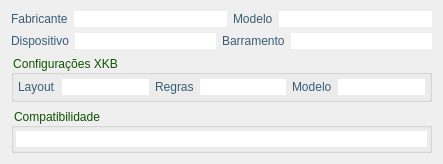
<?xml version="1.0" encoding="UTF-8"?>
<ui version="4.0">
 <class>FrameKeyboard</class>
 <widget class="QFrame" name="FrameKeyboard">
  <property name="geometry">
   <rect>
    <x>0</x>
    <y>0</y>
    <width>443</width>
    <height>164</height>
   </rect>
  </property>
  <property name="windowTitle">
   <string>GUIKeyboard</string>
  </property>
  <property name="frameShape">
   <enum>QFrame::NoFrame</enum>
  </property>
  <property name="frameShadow">
   <enum>QFrame::Plain</enum>
  </property>
  <layout class="QVBoxLayout" name="verticalLayout">
   <property name="spacing">
    <number>-1</number>
   </property>
   <item>
    <layout class="QHBoxLayout" name="horizontalLayout">
     <item>
      <widget class="QLabel" name="vendorLabel">
       <property name="styleSheet">
        <string notr="true">color: rgb(57, 93, 118);</string>
       </property>
       <property name="text">
        <string>Fabricante</string>
       </property>
      </widget>
     </item>
     <item>
      <widget class="QLineEdit" name="vendorLineEdit">
       <property name="styleSheet">
        <string notr="true">background-image: url(:/ldc_white_bckg/ldc_white_bckg.png);
color: rgb(0, 0, 0);</string>
       </property>
       <property name="frame">
        <bool>false</bool>
       </property>
       <property name="readOnly">
        <bool>true</bool>
       </property>
      </widget>
     </item>
     <item>
      <widget class="QLabel" name="modelLabel">
       <property name="styleSheet">
        <string notr="true">color: rgb(57, 93, 118);</string>
       </property>
       <property name="text">
        <string>Modelo</string>
       </property>
      </widget>
     </item>
     <item>
      <widget class="QLineEdit" name="modelLineEdit">
       <property name="styleSheet">
        <string notr="true">background-image: url(:/ldc_white_bckg/ldc_white_bckg.png);
color: rgb(0, 0, 0);</string>
       </property>
       <property name="frame">
        <bool>false</bool>
       </property>
       <property name="readOnly">
        <bool>true</bool>
       </property>
      </widget>
     </item>
    </layout>
   </item>
   <item>
    <layout class="QHBoxLayout" name="horizontalLayout_2">
     <item>
      <widget class="QLabel" name="deviceFileLabel">
       <property name="styleSheet">
        <string notr="true">color: rgb(57, 93, 118);</string>
       </property>
       <property name="text">
        <string>Dispositivo</string>
       </property>
      </widget>
     </item>
     <item>
      <widget class="QLineEdit" name="deviceFileLineEdit">
       <property name="styleSheet">
        <string notr="true">background-image: url(:/ldc_white_bckg/ldc_white_bckg.png);
color: rgb(0, 0, 0);</string>
       </property>
       <property name="frame">
        <bool>false</bool>
       </property>
       <property name="readOnly">
        <bool>true</bool>
       </property>
      </widget>
     </item>
     <item>
      <widget class="QLabel" name="busLabel">
       <property name="styleSheet">
        <string notr="true">color: rgb(57, 93, 118);</string>
       </property>
       <property name="text">
        <string>Barramento</string>
       </property>
      </widget>
     </item>
     <item>
      <widget class="QLineEdit" name="busLineEdit">
       <property name="styleSheet">
        <string notr="true">background-image: url(:/ldc_white_bckg/ldc_white_bckg.png);
color: rgb(0, 0, 0);</string>
       </property>
       <property name="frame">
        <bool>false</bool>
       </property>
       <property name="readOnly">
        <bool>true</bool>
       </property>
      </widget>
     </item>
    </layout>
   </item>
   <item>
    <widget class="QGroupBox" name="groupBox_2">
     <property name="styleSheet">
      <string notr="true">color: rgb(15, 82, 2);</string>
     </property>
     <property name="title">
      <string>Configurações XKB</string>
     </property>
     <layout class="QHBoxLayout" name="horizontalLayout_3">
      <property name="spacing">
       <number>-1</number>
      </property>
      <property name="margin">
       <number>4</number>
      </property>
      <item>
       <widget class="QLabel" name="xkbLayoutLabel">
        <property name="styleSheet">
         <string notr="true">color: rgb(57, 93, 118);</string>
        </property>
        <property name="text">
         <string>Layout</string>
        </property>
       </widget>
      </item>
      <item>
       <widget class="QLineEdit" name="xkbLayoutLineEdit">
        <property name="styleSheet">
         <string notr="true">background-image: url(:/ldc_white_bckg/ldc_white_bckg.png);
color: rgb(0, 0, 0);</string>
        </property>
        <property name="frame">
         <bool>false</bool>
        </property>
        <property name="readOnly">
         <bool>true</bool>
        </property>
       </widget>
      </item>
      <item>
       <widget class="QLabel" name="xkbRulesLabel">
        <property name="styleSheet">
         <string notr="true">color: rgb(57, 93, 118);</string>
        </property>
        <property name="text">
         <string>Regras</string>
        </property>
       </widget>
      </item>
      <item>
       <widget class="QLineEdit" name="xkbRulesLineEdit">
        <property name="styleSheet">
         <string notr="true">background-image: url(:/ldc_white_bckg/ldc_white_bckg.png);
color: rgb(0, 0, 0);</string>
        </property>
        <property name="frame">
         <bool>false</bool>
        </property>
        <property name="readOnly">
         <bool>true</bool>
        </property>
       </widget>
      </item>
      <item>
       <widget class="QLabel" name="xkbModelLabel">
        <property name="styleSheet">
         <string notr="true">color: rgb(57, 93, 118);</string>
        </property>
        <property name="text">
         <string>Modelo</string>
        </property>
       </widget>
      </item>
      <item>
       <widget class="QLineEdit" name="xkbModelLineEdit">
        <property name="styleSheet">
         <string notr="true">background-image: url(:/ldc_white_bckg/ldc_white_bckg.png);
color: rgb(0, 0, 0);</string>
        </property>
        <property name="frame">
         <bool>false</bool>
        </property>
        <property name="readOnly">
         <bool>true</bool>
        </property>
       </widget>
      </item>
     </layout>
    </widget>
   </item>
   <item>
    <widget class="QGroupBox" name="groupBox">
     <property name="styleSheet">
      <string notr="true">color: rgb(15, 82, 2);</string>
     </property>
     <property name="title">
      <string>Compatibilidade</string>
     </property>
     <layout class="QVBoxLayout" name="verticalLayout_3">
      <property name="spacing">
       <number>0</number>
      </property>
      <property name="margin">
       <number>2</number>
      </property>
      <item>
       <widget class="QLineEdit" name="compatLineEdit">
        <property name="styleSheet">
         <string notr="true">background-image: url(:/ldc_white_bckg/ldc_white_bckg.png);
color: rgb(0, 0, 0);</string>
        </property>
        <property name="frame">
         <bool>false</bool>
        </property>
        <property name="readOnly">
         <bool>true</bool>
        </property>
       </widget>
      </item>
     </layout>
    </widget>
   </item>
  </layout>
 </widget>
 <resources>
  <include location="../../gui/resources/ldc_resources.qrc"/>
 </resources>
 <connections/>
</ui>
